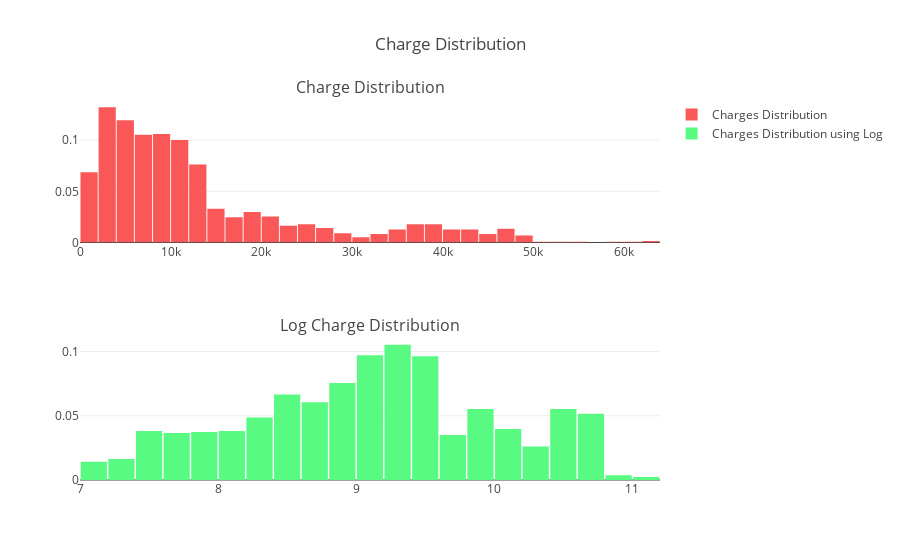

Here is the notebook cell this chart was saved with:
### Code cell
trace0 = go.Histogram(
    x=charge_dist,
    histnorm='probability',
    name="Charges Distribution",
    marker = dict(
        color = '#FA5858',
    )
)
trace1 = go.Histogram(
    x=logcharge,
    histnorm='probability',
    name="Charges Distribution using Log",
    marker = dict(
        color = '#58FA82',
    )
)

fig = tools.make_subplots(rows=2, cols=1,
                          subplot_titles=('Charge Distribution','Log Charge Distribution'),
                         print_grid=False)

fig.append_trace(trace0, 1, 1)
fig.append_trace(trace1, 2, 1)


fig['layout'].update(showlegend=True, title='Charge Distribution', bargap=0.05)
plotly.offline.iplot(fig, filename='custom-sized-subplot-with-subplot-titles')

### Figure 1 — Plotly figure (JSON) as saved in the notebook; plotly's stock layout.template omitted (floating-point values rounded to 4 significant figures; data arrays with more than 128 entries replaced by an {"elided": "..."} marker saying what was removed)
{"data": [{"histnorm": "probability", "marker": {"color": "#FA5858"}, "name": "Charges Distribution", "type": "histogram", "uid": "042cc468-ccc8-11e8-90b9-acbc327db2cf", "x": {"elided": "1338 float values"}, "xaxis": "x", "yaxis": "y"}, {"histnorm": "probability", "marker": {"color": "#58FA82"}, "name": "Charges Distribution using Log", "type": "histogram", "uid": "042d3f10-ccc8-11e8-b691-acbc327db2cf", "x": {"elided": "1338 float values"}, "xaxis": "x2", "yaxis": "y2"}], "layout": {"annotations": [{"font": {"size": 16}, "showarrow": false, "text": "Charge Distribution", "x": 0.5, "xanchor": "center", "xref": "paper", "y": 1, "yanchor": "bottom", "yref": "paper"}, {"font": {"size": 16}, "showarrow": false, "text": "Log Charge Distribution", "x": 0.5, "xanchor": "center", "xref": "paper", "y": 0.375, "yanchor": "bottom", "yref": "paper"}], "bargap": 0.05, "showlegend": true, "title": "Charge Distribution", "xaxis": {"anchor": "y", "domain": [0, 1]}, "xaxis2": {"anchor": "y2", "domain": [0, 1]}, "yaxis": {"anchor": "x", "domain": [0.625, 1]}, "yaxis2": {"anchor": "x2", "domain": [0, 0.375]}}}
